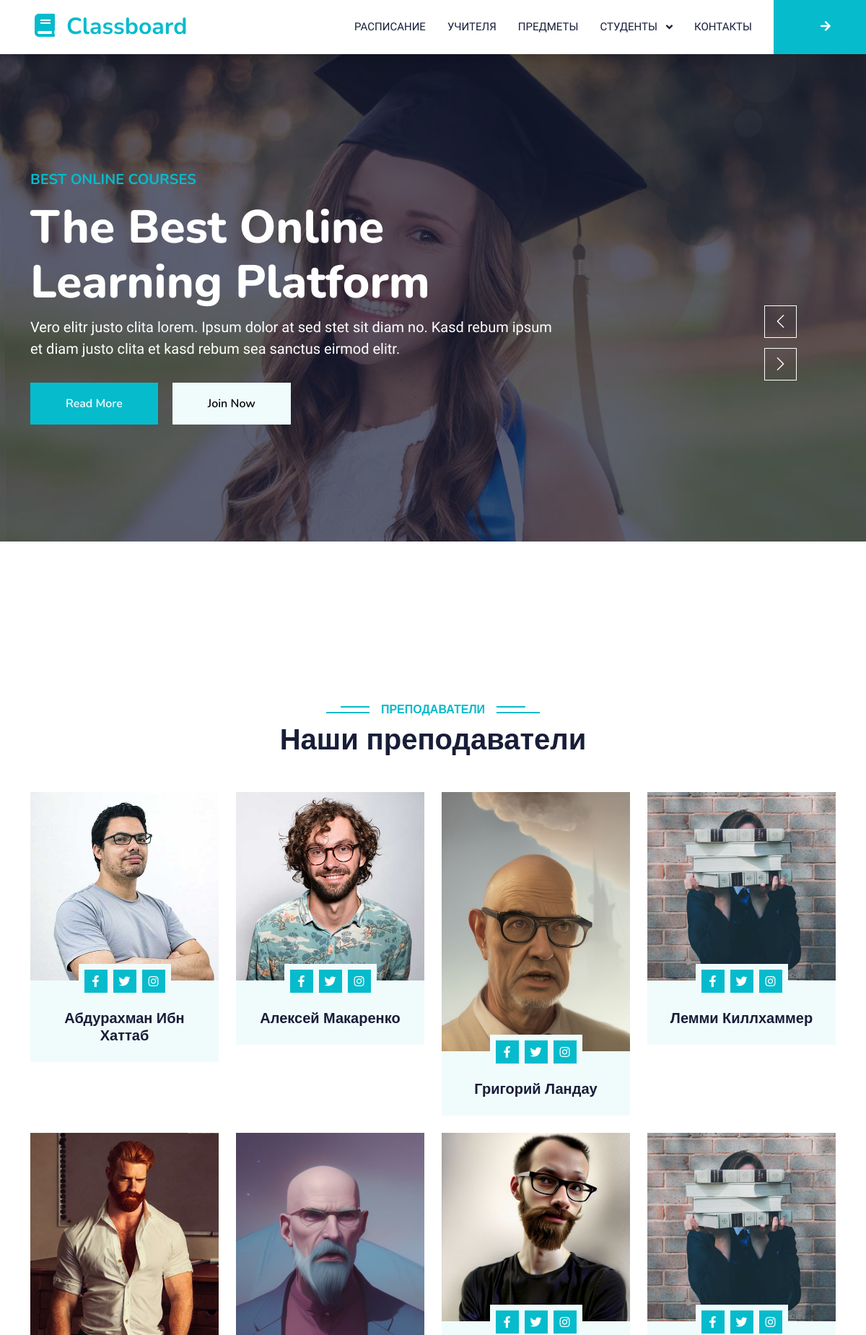
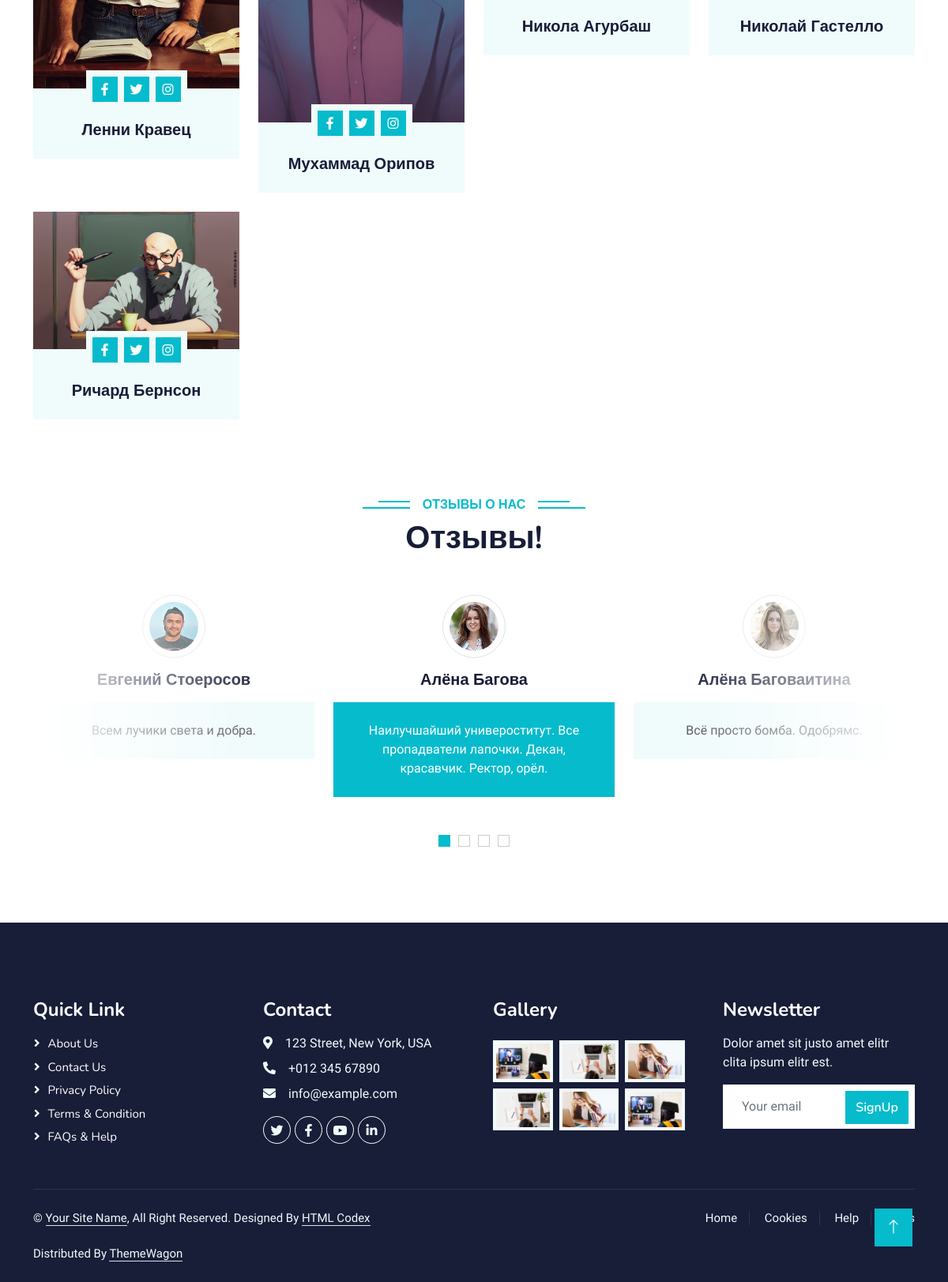
The page / on the database its author committed (2 pictures, top to bottom).
### teachers/models.py (models this page shows, shortened)
class Teacher(PersonAbstract):
    subject = models.ManyToManyField(to='subjects.Subject', related_name='subject_teacher')
    class Meta:
        verbose_name = 'Учитель'
        verbose_name_plural = 'Учителя'
        ordering = ['first_name', 'last_name']

### testimonials/models.py (models this page shows, shortened)
class Testimonial(PersonAbstract):
    title = models.CharField(verbose_name='Заголовок', max_length=150)
    testimonial = models.TextField(verbose_name='Отзыв')
    create_at = models.DateTimeField(verbose_name='Дата создания', auto_now_add=True)
    update_at = models.DateTimeField(verbose_name='Дата обновления', auto_now=True)
    active = models.BooleanField(verbose_name='Активен', default=False)
    class Meta:
        verbose_name = 'Отзыв'
        verbose_name_plural = 'Отзывы'
        ordering = ['first_name', 'last_name']

### mainpage/views.py (the view)
# urls.py: path("", MainpageView.as_view(), name="mainpage"),
class MainpageView(TemplateView):
    template_name = 'mainpage.html'
    def get_context_data(self, **kwargs):
        context = super().get_context_data(**kwargs)
        context['teachers'] = Teacher.objects.prefetch_related('subject').order_by('first_name').all()
        context['testimonials'] = Testimonial.objects.filter(active=True)
        return context

### mainpage/templates/mainpage.html (shortened to what this page needs)
{% extends 'layout/base.html' %}
{% block content %}
    {% include 'carousel.html' %}
    {% include 'team.html' %}
    {% include 'testimonials.html' %}
{% endblock %}

### mainpage/templates/team.html (shortened to what this page needs)
{% load static %}
<div class="container-xxl py-5">
    <div class="container">
        <div class="text-center wow fadeInUp" data-wow-delay="0.1s">
            <h6 class="section-title bg-white text-center text-primary px-3">Преподаватели</h6>
            <h1 class="mb-5">Наши преподаватели</h1>
        </div>
        <div class="row g-4">
            {% for teacher_item in teachers %}
                <div class="col-lg-3 col-md-6 wow fadeInUp" data-wow-delay="0.1s">
                    <div class="team-item bg-light">
                        <div class="overflow-hidden">
                            {% if teacher_item.image %}
                                <img class="img-fluid" src="{{ teacher_item.image.url }}" alt="">
                            {% else %}
                                <img class="img-fluid" src="{% static 'img/about.jpg' %}" alt="">
                            {% endif %}
                        </div>
                        <div class="position-relative d-flex justify-content-center" style="margin-top: -23px;">
                            <div class="bg-light d-flex justify-content-center pt-2 px-1">
                                <a class="btn btn-sm-square btn-primary mx-1" href=""><i class="fab fa-facebook-f"></i></a>
                                <a class="btn btn-sm-square btn-primary mx-1" href=""><i class="fab fa-twitter"></i></a>
                                <a class="btn btn-sm-square btn-primary mx-1" href=""><i
                                        class="fab fa-instagram"></i></a>
                            </div>
                        </div>
                        <div class="text-center p-4">
                            <h5 class="mb-0">
                                {{ teacher_item.first_name }}
                                {{ teacher_item.last_name }}
                            </h5>
                        </div>
                    </div>
                </div>
            {% endfor %}
        </div>
    </div>
</div>

### mainpage/templates/testimonials.html (shortened to what this page needs)
{% load static %}
    <div class="container-xxl py-5 wow fadeInUp" data-wow-delay="0.1s">
        <div class="container">
            <div class="text-center">
                <h6 class="section-title bg-white text-center text-primary px-3">Отзывы о нас</h6>
                <h1 class="mb-5">Отзывы!</h1>
            </div>
            <div class="owl-carousel testimonial-carousel position-relative">
                {% for testimonial_item in testimonials %}
                <div class="testimonial-item text-center">
                    {% if testimonial_item.image %}
                        <img class="border rounded-circle p-2 mx-auto mb-3" src="{{ testimonial_item.image.url }}" style="width: 80px; height: 80px;">
                    {% else %}
                        <img class="border rounded-circle p-2 mx-auto mb-3" src="{% static 'img/about.jpg' %}" style="width: 80px; height: 80px;">
                    {% endif %}
                    <h5 class="mb-0">{{ testimonial_item.first_name }} {{ testimonial_item.last_name }}</h5>
                    <div class="testimonial-text bg-light text-center p-4">
                        <p class="mb-0">{{ testimonial_item.testimonial }}</p>
                    </div>
                </div>
                {% endfor %}
            </div>
        </div>
    </div>

### static/css/style.css (style rules this page uses)
:root { --primary: #06BBCC; --light: #F0FBFC; --dark: #181d38; }
.btn { font-family: 'Nunito', sans-serif; font-weight: 600; transition: .5s; }
.btn.btn-primary, .btn.btn-secondary { color: #FFFFFF; }
.btn-sm-square { width: 32px; height: 32px; }
.btn-square, .btn-sm-square, .btn-lg-square { padding: 0; display: flex; align-items: center; justify-content: center; font-weight: normal; border-radius: 0px; }
.section-title { position: relative; display: inline-block; text-transform: uppercase; }
.section-title::before { position: absolute; content: ""; width: calc(100% + 80px); height: 2px; top: 4px; left: -40px; background: var(--primary); z-index: -1; }
.section-title::after { position: absolute; content: ""; width: calc(100% + 120px); height: 2px; bottom: 5px; left: -60px; background: var(--primary); z-index: -1; }
.team-item img { transition: .5s; }
.testimonial-carousel::before { position: absolute; content: ""; top: 0; left: 0; height: 100%; width: 0; background: linear-gradient(to right, rgba(255, 255, 255, 1) 0%, rgba(255, 255, 255, 0) 100%); z-index: 1; }
.testimonial-carousel::after { position: absolute; content: ""; top: 0; right: 0; height: 100%; width: 0; background: linear-gradient(to left, rgba(255, 255, 255, 1) 0%, rgba(255, 255, 255, 0) 100%); z-index: 1; }
@media (min-width: 768px) { .testimonial-carousel::before, .testimonial-carousel::after { width: 200px; } }
@media (min-width: 992px) { .testimonial-carousel::before, .testimonial-carousel::after { width: 300px; } }
.testimonial-carousel .owl-item .testimonial-text, .testimonial-carousel .owl-item.center .testimonial-text * { transition: .5s; }
.testimonial-carousel .owl-item.center .testimonial-text { background: var(--primary) !important; }
.testimonial-carousel .owl-item.center .testimonial-text * { color: #FFFFFF !important; }

### rows shown on the page
Teacher: image (picture), first_name "Абдурахман", last_name "Ибн Хаттаб"
Teacher: image (picture), first_name "Алексей", last_name "Макаренко"
Teacher: image (picture), first_name "Григорий", last_name "Ландау"
Teacher: first_name "Лемми", last_name "Киллхаммер"
Teacher: image (picture), first_name "Ленни", last_name "Кравец"
Teacher: image (picture), first_name "Мухаммад", last_name "Орипов"
Teacher: image (picture), first_name "Никола", last_name "Агурбаш"
Teacher: first_name "Николай", last_name "Гастелло"
Teacher: image (picture), first_name "Ричард", last_name "Бернсон"
Testimonial: image (picture), first_name "Алёна", last_name "Багова", testimonial "Наилучшайший универоститут. Все пропадватели лапочки. Декан, красавчик. Ректор, орёл."
Testimonial: image (picture), first_name "Алёна", last_name "Баговаитина", testimonial "Всё просто бомба. Одобрямс."
Testimonial: image (picture), first_name "Евгений", last_name "Стоеросов", testimonial "Всем лучики света и добра."
